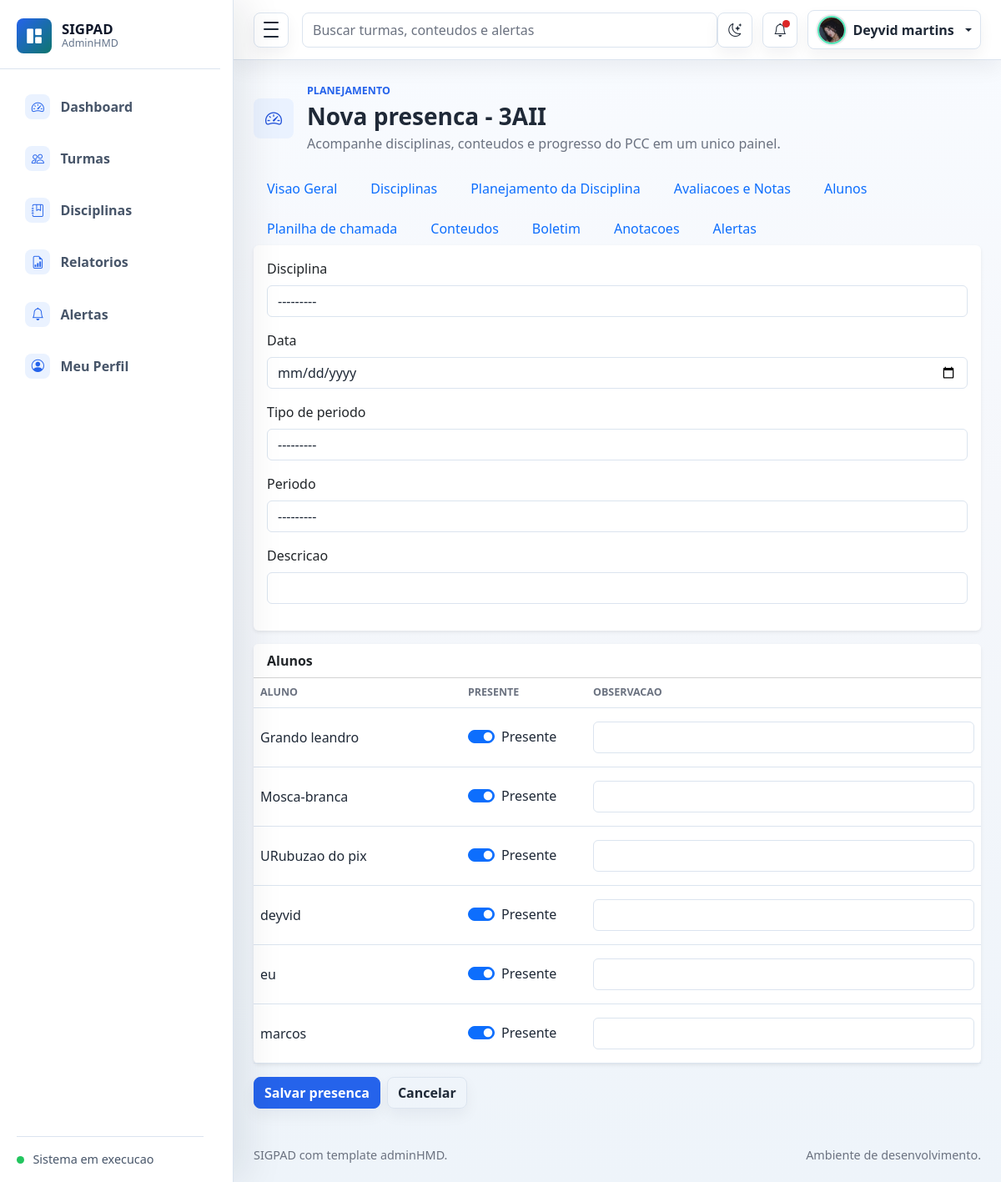
The page /turmas/3/presencas/nova/ (signed in) on the database its author committed.
### planejamento/models.py (models this page shows, shortened)
class PerfilUsuario(models.Model):
    usuario = models.OneToOneField(User, verbose_name='usuario', on_delete=models.CASCADE)
    foto = models.ImageField('foto', upload_to='usuarios/fotos/', blank=True, null=True)
    created_at = models.DateTimeField('criado em', auto_now_add=True)
    class Meta:
        verbose_name = 'Perfil de usuario'
        verbose_name_plural = 'Perfis de usuarios'
        ordering = ['usuario__username']

class Turma(models.Model):
    TURNO_CHOICES = [
        ('MATUTINO', 'Matutino'),
        ('VESPERTINO', 'Vespertino'),
        ('NOTURNO', 'Noturno'),
        ('INTEGRAL', 'Integral'),
    ]
    professor = models.ForeignKey(User, verbose_name='professor', on_delete=models.CASCADE)
    nome = models.CharField('nome', max_length=100)
    ano_letivo = models.PositiveIntegerField('ano letivo')
    turno = models.CharField('turno', max_length=20, choices=TURNO_CHOICES)
    descricao = models.TextField('descricao', blank=True, null=True)
    created_at = models.DateTimeField('criado em', auto_now_add=True)
    class Meta:
        verbose_name = 'Turma'
        verbose_name_plural = 'Turmas'
        ordering = ['-ano_letivo', 'nome']

class Aluno(models.Model):
    turma = models.ForeignKey(Turma, verbose_name='turma', on_delete=models.CASCADE, related_name='alunos')
    nome = models.CharField('nome', max_length=150)
    matricula = models.CharField('matricula', max_length=50, blank=True, null=True)
    ativo = models.BooleanField('ativo', default=True)
    created_at = models.DateTimeField('criado em', auto_now_add=True)
    class Meta:
        verbose_name = 'Aluno'
        verbose_name_plural = 'Alunos'
        ordering = ['nome']

### planejamento/views.py (the view, shortened to what this page needs)
# urls.py: path('turmas/<int:turma_id>/presencas/nova/', views.presenca_criar, name='presenca_criar'),
@login_required
def presenca_criar(request, turma_id):
    turma = get_object_or_404(Turma, id=turma_id, professor=request.user)
    form = ChamadaForm(request.POST or None, turma=turma)
    linhas = _linhas_presenca(turma)
    return render(request, 'presencas/form.html', {'form': form, 'turma': turma, 'linhas': linhas, 'acao': 'Nova presenca'})

### planejamento/forms.py
class ChamadaForm(BootstrapModelForm):
    class Meta:
        model = Chamada
        fields = ['disciplina', 'data', 'tipo_periodo', 'periodo', 'descricao']
        widgets = {
            'data': forms.DateInput(attrs={'type': 'date'}, format='%Y-%m-%d'),
        }
    def __init__(self, *args, **kwargs):
        turma = kwargs.pop('turma', None)
        super().__init__(*args, **kwargs)
        if turma is not None:
            self.fields['disciplina'].queryset = Disciplina.objects.filter(turma=turma)

### planejamento/context_processors.py (called while the page is built)
def perfil_usuario_logado(request):
    if not request.user.is_authenticated:
        return {'perfil_usuario_logado': None}
    perfil, _ = PerfilUsuario.objects.get_or_create(usuario=request.user)
    alertas = Alerta.objects.filter(usuario=request.user, lido=False)
    return {
        'perfil_usuario_logado': perfil,
        'alertas_nao_lidos_navbar': alertas.count(),
        'alertas_navbar': alertas_gerais_usuario(request.user),
    }

### planejamento/models.py (called while the page is built)
    def __str__(self):
        return self.nome

    def get_badge_class(self):
        classes = {
            'INICIO': 'text-bg-primary',
            'ATRASO': 'text-bg-danger',
            'SISTEMA': 'text-bg-warning',
        }
        if self.lido:
            return 'text-bg-secondary'
        return classes.get(self.tipo, 'text-bg-secondary')

    def get_icon_class(self):
        icons = {
            'INICIO': 'bi bi-play-circle',
            'ATRASO': 'bi bi-exclamation-triangle',
            'SISTEMA': 'bi bi-info-circle',
        }
        return icons.get(self.tipo, 'bi bi-bell')

### planejamento/utils.py (called while the page is built)
def _titulo_alerta_geral(turma_nome, tipo):
    titulos = {
        'ATRASO': f'Turma {turma_nome} possui atividade atrasada.',
        'INICIO': f'Turma {turma_nome} possui atividade iniciando em breve.',
        'SISTEMA': f'Turma {turma_nome} possui alerta pendente.',
    }
    return titulos.get(tipo, f'Turma {turma_nome} possui alerta.')

### planejamento/views.py (called while the page is built)
def _linhas_presenca(turma, chamada=None):
    alunos = turma.alunos.filter(ativo=True)
    presencas_existentes = {}
    if chamada is not None:
        presencas_existentes = {presenca.aluno_id: presenca for presenca in chamada.presencas.select_related('aluno')}
    return [
        {
            'aluno': aluno,
            'presenca': presencas_existentes.get(aluno.id),
        }
        for aluno in alunos
    ]

### templates/presencas/form.html (shortened to what this page needs)
{% extends 'base.html' %}
{% block page_title %}{{ acao|default:'Presenca' }} - {{ turma.nome }}{% endblock %}
{% block turma_subnav %}
{% include 'turmas/_submenu.html' %}
{% endblock %}
{% block content %}
<form method="post">
    <div class="card border-0 shadow-sm mb-3">
        <div class="card-body">
            {% for field in form %}
                <div class="mb-3">
                    <label for="{{ field.id_for_label }}" class="form-label">{{ field.label }}</label>
                    {{ field }}
                </div>
            {% endfor %}
        </div>
    </div>
    <div class="card border-0 shadow-sm">
        <div class="card-header bg-white fw-semibold">Alunos</div>
        <div class="table-responsive">
            <table class="table table-hover align-middle mb-0">
                <thead>
                    <tr>
                        <th>Aluno</th>
                        <th style="width: 150px;">Presente</th>
                        <th>Observacao</th>
                    </tr>
                </thead>
                <tbody>
                    {% for linha in linhas %}
                        <tr>
                            <td>{{ linha.aluno.nome }}</td>
                            <td>
                                <div class="form-check form-switch">
                                    <input class="form-check-input" type="checkbox" role="switch" name="presente_{{ linha.aluno.id }}" id="presente_{{ linha.aluno.id }}" {% if linha.presenca is None or linha.presenca.presente %}checked{% endif %}>
                                    <label class="form-check-label" for="presente_{{ linha.aluno.id }}">Presente</label>
                                </div>
                            </td>
                            <td>
                                <input class="form-control" type="text" name="observacao_{{ linha.aluno.id }}" value="{% if linha.presenca %}{{ linha.presenca.observacao|default:'' }}{% endif %}">
                            </td>
                        </tr>
                    {% empty %}
                        <tr>
                            <td colspan="3" class="text-center text-muted py-4">Nenhum aluno ativo cadastrado.</td>
                        </tr>
                    {% endfor %}
                </tbody>
            </table>
        </div>
    </div>
    <div class="d-flex gap-2 mt-3">
        <button type="submit" class="btn btn-primary">Salvar presenca</button>
        <a href="{% url 'presenca_lista' turma.id %}" class="btn btn-outline-secondary">Cancelar</a>
    </div>
</form>
{% endblock %}

### templates/base.html (shortened to what this page needs)
{% load static %}
<!doctype html>
<html lang="pt-br">
<head>
    <link rel="stylesheet" href="{% static 'assets/css/bootstrap.min.css' %}">
    <link rel="stylesheet" href="{% static 'assets/vendors/bootstrap-icons/bootstrap-icons.css' %}">
    <link rel="stylesheet" href="{% static 'assets/css/style.css' %}">
</head>
<body>
    <div class="admin-shell">
        <aside class="admin-sidebar" id="adminSidebar" aria-label="Navegacao principal">
            <div class="sidebar-header">
                <a class="brand-mark" href="{% url 'dashboard' %}" aria-label="SIGPAD dashboard">
                    <span class="brand-icon"><i class="bi bi-grid-1x2-fill" aria-hidden="true"></i></span>
                    <span class="brand-copy">
                        <span class="brand-title">SIGPAD</span>
                        <span class="brand-subtitle">AdminHMD</span>
                    </span>
                </a>
            </div>
            <nav class="sidebar-nav">
                <a class="nav-link {% if request.resolver_match.url_name == 'dashboard' %}active{% endif %}" href="{% url 'dashboard' %}" {% if request.resolver_match.url_name == 'dashboard' %}aria-current="page"{% endif %}>
                    <span class="nav-icon"><i class="bi bi-speedometer2" aria-hidden="true"></i></span>
                    <span class="nav-text">Dashboard</span>
                </a>
                <a class="nav-link {% if 'turma' in request.resolver_match.url_name %}active{% endif %}" href="{% url 'turma_lista' %}">
                    <span class="nav-icon"><i class="bi bi-people" aria-hidden="true"></i></span>
                    <span class="nav-text">Turmas</span>
                </a>
                <a class="nav-link {% if 'disciplina' in request.resolver_match.url_name %}active{% endif %}" href="{% url 'disciplina_lista' %}">
                    <span class="nav-icon"><i class="bi bi-journal-bookmark" aria-hidden="true"></i></span>
                    <span class="nav-text">Disciplinas</span>
                </a>
                <a class="nav-link {% if 'relatorio' in request.resolver_match.url_name or 'exportar' in request.resolver_match.url_name %}active{% endif %}" href="{% url 'relatorio_lista' %}">
                    <span class="nav-icon"><i class="bi bi-file-earmark-bar-graph" aria-hidden="true"></i></span>
                    <span class="nav-text">Relatorios</span>
                </a>
                <a class="nav-link {% if 'alerta' in request.resolver_match.url_name %}active{% endif %}" href="{% url 'alerta_lista' %}">
                    <span class="nav-icon"><i class="bi bi-bell" aria-hidden="true"></i></span>
                    <span class="nav-text">Alertas</span>
                </a>
                <a class="nav-link " href="{% url 'perfil_usuario' %}">
                    <span class="nav-icon"><i class="bi bi-person-circle" aria-hidden="true"></i></span>
                    <span class="nav-text">Meu Perfil</span>
                </a>
            </nav>
            <div class="sidebar-footer">
                <span class="status-dot"></span>
                <span class="sidebar-footer-text">Sistema em execucao</span>
            </div>
        </aside>
        <div class="admin-main">
            <nav class="navbar admin-navbar navbar-expand bg-white">
                <div class="container-fluid px-3 px-lg-4">
                    <button class="sidebar-toggle" type="button" data-sidebar-toggle aria-controls="adminSidebar" aria-expanded="true" aria-label="Alternar menu">
                        <span></span>
                        <span></span>
                        <span></span>
                    </button>
                    <form class="d-none d-md-flex ms-3 flex-grow-1" role="search">
                        <input class="form-control search-input" type="search" placeholder="Buscar turmas, conteudos e alertas" aria-label="Buscar">
                    </form>
                    <div class="navbar-actions ms-auto">
                        <button class="icon-button theme-toggle" type="button" data-theme-toggle aria-label="Alternar tema" title="Alternar tema">
                            <i class="bi bi-moon-stars" data-theme-icon aria-hidden="true"></i>
                        </button>
                        <div class="dropdown">
                            <button class="icon-button" type="button" data-bs-toggle="dropdown" aria-expanded="false" aria-label="Notificacoes">
                                {% if alertas_nao_lidos_navbar %}
                                    <span class="notification-dot"></span>
                                {% endif %}
                                <i class="bi bi-bell" aria-hidden="true"></i>
                            </button>
                        </div>
                        <div class="dropdown">
                            <button class="profile-button dropdown-toggle" type="button" data-bs-toggle="dropdown" aria-expanded="false">
                                {% if request.user.is_authenticated and perfil_usuario_logado.foto %}
                                    <img class="avatar-img avatar-sm rounded-circle" src="{{ perfil_usuario_logado.foto.url }}" alt="Foto do usuario">
                                {% else %}
                                    <img class="avatar-img avatar-sm rounded-circle" src="{% static 'assets/images/avatar/avatar.jpg' %}" alt="Foto padrao">
                                {% endif %}
                                <span class="profile-name d-none d-sm-inline">{% if request.user.is_authenticated %}{{ request.user.get_full_name|default:request.user.username }}{% else %}Entrar{% endif %}</span>
                            </button>
                        </div>
                    </div>
                </div>
            </nav>
            <main class="dashboard-content">
                <div class="container-fluid px-3 px-lg-4 py-4">
                    <div class="page-heading">
                        <div class="page-heading-copy">
                            <span class="page-icon">{% block page_icon %}<i class="bi bi-speedometer2" aria-hidden="true"></i>{% endblock %}</span>
                            <div>
                                <p class="eyebrow mb-1">{% block page_eyebrow %}Planejamento{% endblock %}</p>
                                <h1 class="h3 mb-1">{% block page_title %}Dashboard{% endblock %}</h1>
                                <p class="text-muted mb-0">{% block page_subtitle %}Acompanhe disciplinas, conteudos e progresso do PCC em um unico painel.{% endblock %}</p>
                            </div>
                        </div>
                    </div>
                    {% block turma_subnav %}{% endblock %}
                    {% block content %}{% endblock %}
                </div>
            </main>
            <footer class="admin-footer">
                <div class="container-fluid px-3 px-lg-4">
                    <span>SIGPAD com template adminHMD.</span>
                    <span>Ambiente de desenvolvimento.</span>
                </div>
            </footer>
        </div>
    </div>
</body>
</html>

### rows shown on the page
PerfilUsuario: foto (picture)
Turma: nome "3AII"
Aluno: aluno.nome "Grando leandro"
Aluno: aluno.nome "Mosca-branca"
Aluno: aluno.nome "URubuzao do pix"
Aluno: aluno.nome "deyvid"
Aluno: aluno.nome "eu"
Aluno: aluno.nome "marcos"

### other values the page prints
{{ request.user.get_full_name|default:request.user.username }} "Deyvid martins"
{{ acao|default:'Presenca' }} "Nova presenca"
{{ field.label }} "Disciplina" "Data" "Tipo de periodo" "Periodo" "Descricao"
